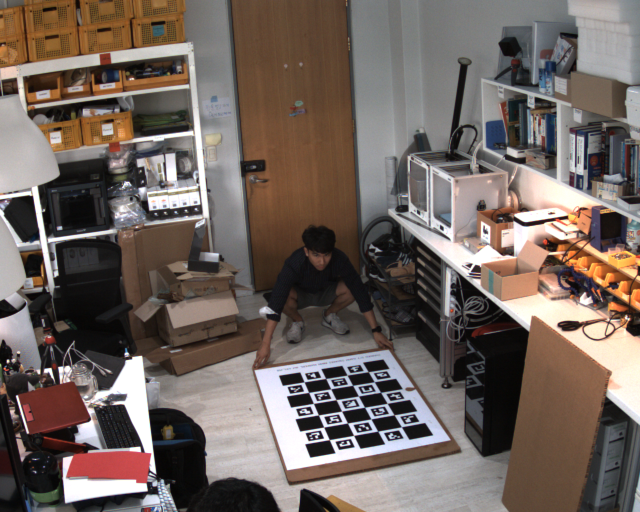
#> input picture selected/000000000030_rendered.png, 1280 x 1024 px, found by its file name (shown at 1/2 size)
$ jupyter execute --allow-errors Floor_Reconstruction.ipynb
#> lines starting #> are read from the running program, lines starting #| are printed output that depends on the picture
[cell 1]
import numpy as np
import cv2
from cv2 import aruco
import os
import matplotlib as mpl
import matplotlib.pyplot as plt
import pprint as pp
from sklearn.preprocessing import normalize

### Load Camera parameters

[cell 2]
parameter_dir=r"C:\Users\ZAIO\dev\python_aruco_marker_visualization\camera_parameters"

#load xml file
camera_parameters = {}
# camera_idxs = ["18284509","18284511","18284512"]
camera_idxs = ["18284509"]

parameter_types = ["CameraMatrix","Intrinsics","Distortion"]

for camera_idx in camera_idxs:
    fileToLoad = os.path.join(parameter_dir,camera_idx+".xml")
    fs = cv2.FileStorage(fileToLoad, cv2.FILE_STORAGE_READ)
    _camera_parameter = {}
    for parameter_type in parameter_types:
        _camera_parameter[parameter_type] = fs.getNode(parameter_type).mat()
        camera_parameters[camera_idx] = _camera_parameter

#3d points to image (2nd image)
extri = [0]*3
intri  = [0]*3
dist = [0]*3

#> (the rest of this cell did not finish here and is left out)

### Select camera index

[cell 3]
camera_index = 0

mtx = camera_parameters[camera_idxs[camera_index]][parameter_types[1]]
dist = camera_parameters[camera_idxs[camera_index]][parameter_types[2]]
pp.pprint(mtx)
pp.pprint(dist)
# create  Charuco board

### Generate Charuco Board

[cell 4]
aruco_dict = aruco.Dictionary_get(aruco.DICT_4X4_250)
parameters =  aruco.DetectorParameters_create()
#> (the rest of this cell did not finish here and is left out)

### Metric: meter

[cell 5]
length_of_axis = 0.09
markerLength = 0.18

#detect Charucoboad with calibration pose

def charucoDetector(image_data,vis = False):
#> called with vis = False
    frame  = cv2.imread(image_data,cv2.IMREAD_UNCHANGED)
#> frame is the input picture: shape (1024, 1280, 3); mean B, G, R 94.7, 101, 113
    frame = cv2.cvtColor(frame, cv2.COLOR_RGB2BGR)
    gray = cv2.cvtColor(frame, cv2.COLOR_BGR2GRAY)
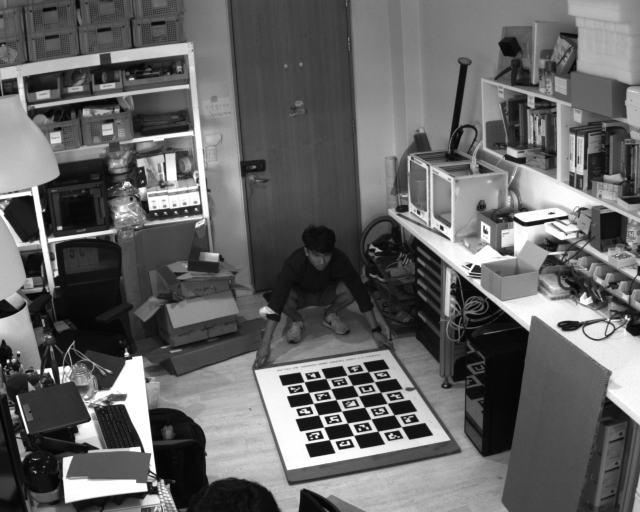
#> gray: shape (1024, 1280) (shown at 1/2 size); min 3, max 255, mean 100.5

    markerCorners, markerIds, rejectedImgPoints = aruco.detectMarkers(gray, aruco_dict, parameters=parameters)
#> markerCorners = 17 items; markerIds = 17 values, max 16 at index 15, min 0 at index 1, mean 8; rejectedImgPoints = 68 items
    imaxis = aruco.drawDetectedMarkers(frame.copy(), markerCorners, markerIds)
    retval,charucoCorners,charucoIds= cv2.aruco.interpolateCornersCharuco(markerCorners,markerIds,gray,board)
    imaxis_charuco = cv2.aruco.drawDetectedCornersCharuco(imaxis,charucoCorners,charucoIds,(0,0,255))

    rvecs, tvecs, _objPoints=cv2.aruco.estimatePoseSingleMarkers(markerCorners, markerLength, mtx, dist)
    retval, rvec, tvec = cv2.aruco.estimatePoseCharucoBoard(charucoCorners, charucoIds, board, mtx, dist,rvecs,tvecs)
    imaxis_final= cv2.aruco.drawAxis(imaxis_charuco,mtx, dist, rvec,tvec,length = 0.18)

    print("detected marekrs: "+ str(len(rvecs)) + "/18")
    if vis == True:
        plt.figure(figsize=(15,15))
        plt.imshow(imaxis_charuco)
        plt.show()
        print("rvec")
        print(rvec)
        print("tvec")
        print(tvec)
    detected_num = len(rvecs)

    return rvec,tvec,detected_num


$ run again, with selected/000000000083_rendered.png copied over selected/000000000030_rendered.png
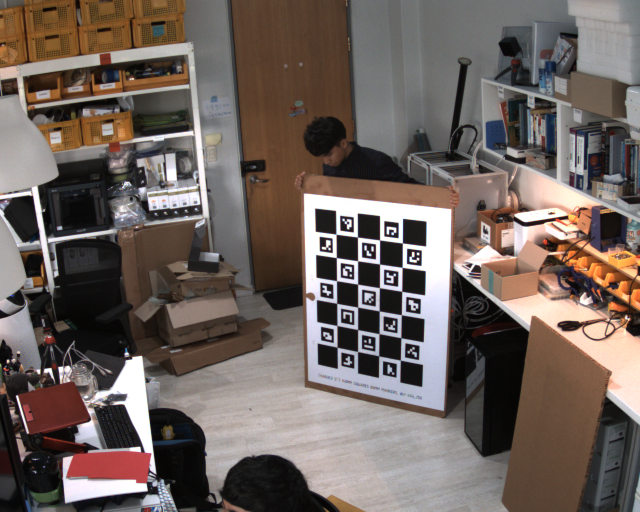
#> input picture selected/000000000083_rendered.png, 1280 x 1024 px, found by its file name (shown at 1/2 size)
#> in charucoDetector, frame is the input picture: shape (1024, 1280, 3); mean B, G, R 93.5, 98.9, 110.5
#> in charucoDetector, `gray = cv2.cvtColor(frame, cv2.COLOR_BGR2GRAY)`:
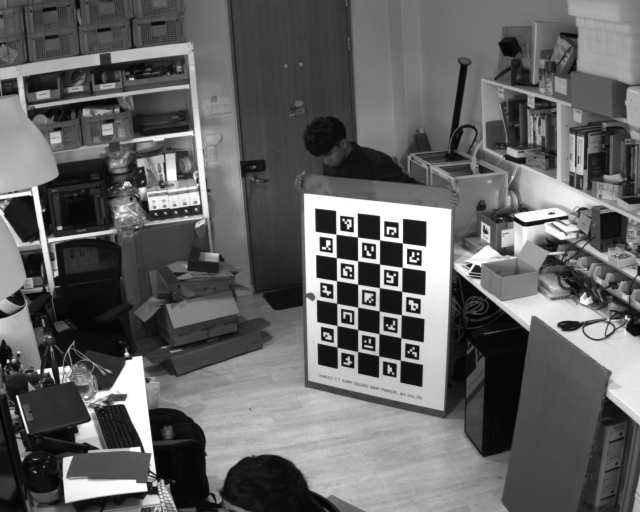
#> gray: shape (1024, 1280) (shown at 1/2 size); min 1, max 255, mean 98.6
#> markerCorners = 17 items; markerIds = 17 values, max 16 at index 12, min 0 at index 5, mean 8; rejectedImgPoints = 66 items

$ run again, with selected/000000000120_rendered.png copied over selected/000000000030_rendered.png
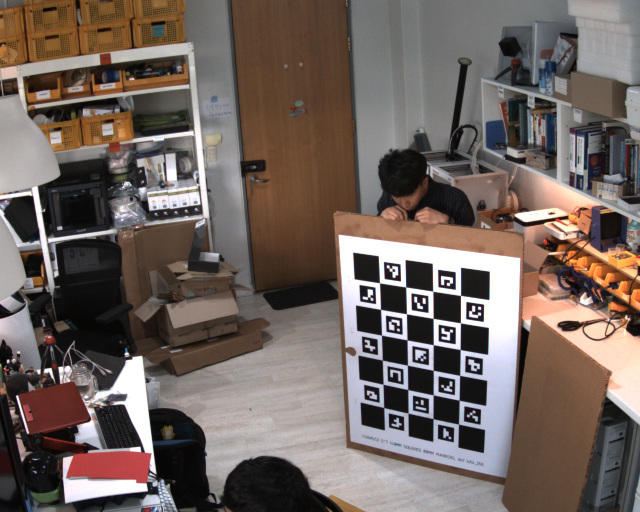
#> input picture selected/000000000120_rendered.png, 1280 x 1024 px, found by its file name (shown at 1/2 size)
#> in charucoDetector, frame is the input picture: shape (1024, 1280, 3); mean B, G, R 94.6, 100.3, 112.6
#> in charucoDetector, `gray = cv2.cvtColor(frame, cv2.COLOR_BGR2GRAY)`:
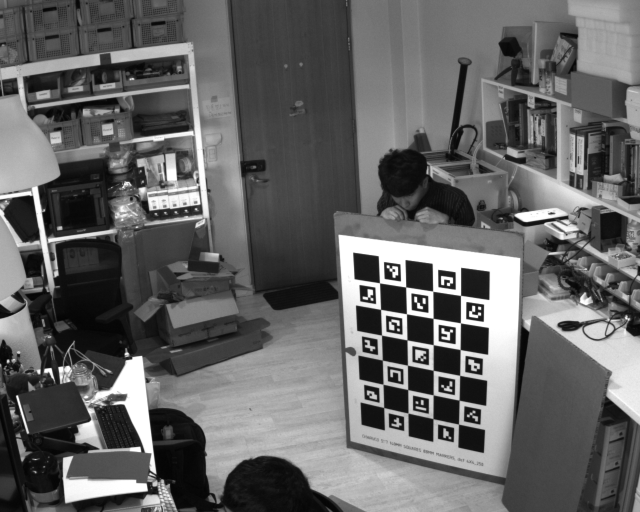
#> gray: shape (1024, 1280) (shown at 1/2 size); min 2, max 255, mean 100
#> markerCorners = 17 items; markerIds = 17 values, max 16 at index 14, min 0 at index 5, mean 8; rejectedImgPoints = 63 items
